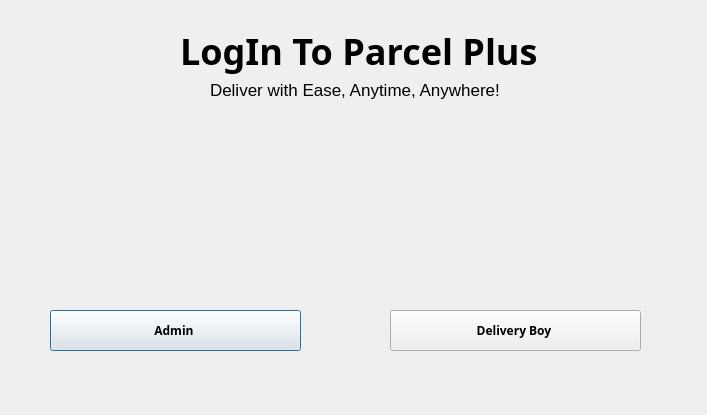
<?xml version="1.0" encoding="UTF-8"?>
<ui version="4.0">
 <class>Login</class>
 <widget class="QDialog" name="Login">
  <property name="geometry">
   <rect>
    <x>0</x>
    <y>0</y>
    <width>707</width>
    <height>415</height>
   </rect>
  </property>
  <property name="windowTitle">
   <string>Dialog</string>
  </property>
  <widget class="QLabel" name="label_3">
   <property name="geometry">
    <rect>
     <x>-60</x>
     <y>-180</y>
     <width>1021</width>
     <height>641</height>
    </rect>
   </property>
   <property name="text">
    <string/>
   </property>
   <property name="pixmap">
    <pixmap>../../../Downloads/detailed-structure-marble-natural-pattern-background-design.jpg</pixmap>
   </property>
  </widget>
  <widget class="QPushButton" name="pushButton_5">
   <property name="geometry">
    <rect>
     <x>50</x>
     <y>310</y>
     <width>251</width>
     <height>41</height>
    </rect>
   </property>
   <property name="font">
    <font>
     <family>Source Code Pro</family>
     <bold>true</bold>
    </font>
   </property>
   <property name="autoFillBackground">
    <bool>true</bool>
   </property>
   <property name="text">
    <string>Admin </string>
   </property>
  </widget>
  <widget class="QLabel" name="label_6">
   <property name="geometry">
    <rect>
     <x>180</x>
     <y>20</y>
     <width>411</width>
     <height>61</height>
    </rect>
   </property>
   <property name="font">
    <font>
     <family>HoloLens MDL2 Assets</family>
     <pointsize>27</pointsize>
     <bold>true</bold>
     <strikeout>false</strikeout>
    </font>
   </property>
   <property name="text">
    <string>LogIn To Parcel Plus </string>
   </property>
  </widget>
  <widget class="QPushButton" name="pushButton_6">
   <property name="geometry">
    <rect>
     <x>390</x>
     <y>310</y>
     <width>251</width>
     <height>41</height>
    </rect>
   </property>
   <property name="font">
    <font>
     <family>Source Code Pro</family>
     <bold>true</bold>
    </font>
   </property>
   <property name="autoFillBackground">
    <bool>true</bool>
   </property>
   <property name="text">
    <string>Delivery Boy </string>
   </property>
  </widget>
  <widget class="QLabel" name="label_home_firt_pic_2">
   <property name="geometry">
    <rect>
     <x>50</x>
     <y>130</y>
     <width>251</width>
     <height>141</height>
    </rect>
   </property>
   <property name="styleSheet">
    <string notr="true"> background-position: center;
    background-repeat: no-repeat;
    background-attachment: fixed;
    background-origin: content;
    background-clip: content;</string>
   </property>
   <property name="text">
    <string/>
   </property>
   <property name="pixmap">
    <pixmap>../../../Downloads/8719041(1).ico</pixmap>
   </property>
  </widget>
  <widget class="QLabel" name="label_home_firt_pic_3">
   <property name="geometry">
    <rect>
     <x>390</x>
     <y>130</y>
     <width>251</width>
     <height>141</height>
    </rect>
   </property>
   <property name="styleSheet">
    <string notr="true"> background-position: center;
    background-repeat: no-repeat;
    background-attachment: fixed;
    background-origin: content;
    background-clip: content;</string>
   </property>
   <property name="text">
    <string/>
   </property>
   <property name="pixmap">
    <pixmap>../../../Downloads/162200-OVHLNN-565(1).ico</pixmap>
   </property>
  </widget>
  <widget class="QLabel" name="label_7">
   <property name="geometry">
    <rect>
     <x>210</x>
     <y>80</y>
     <width>291</width>
     <height>20</height>
    </rect>
   </property>
   <property name="font">
    <font>
     <pointsize>13</pointsize>
     <bold>false</bold>
     <underline>false</underline>
     <strikeout>false</strikeout>
    </font>
   </property>
   <property name="text">
    <string>Deliver with Ease, Anytime, Anywhere!</string>
   </property>
  </widget>
 </widget>
 <resources/>
 <connections/>
</ui>
